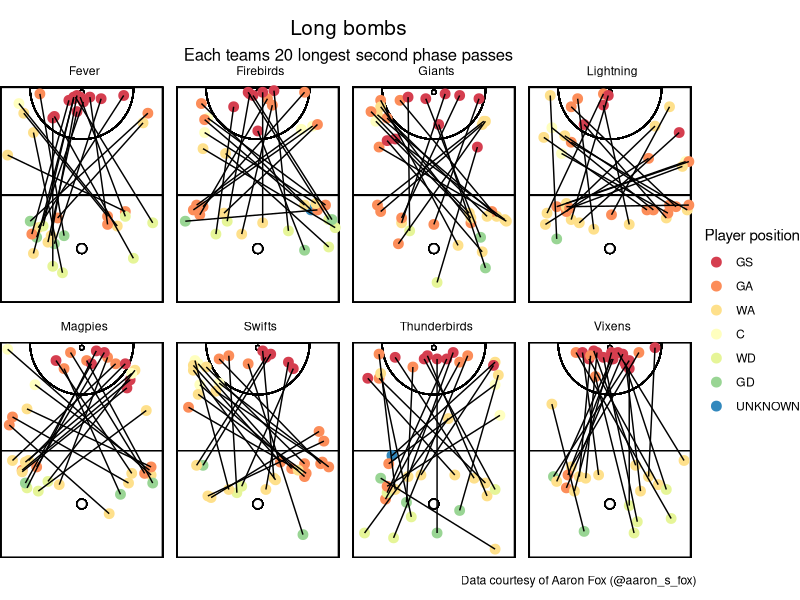
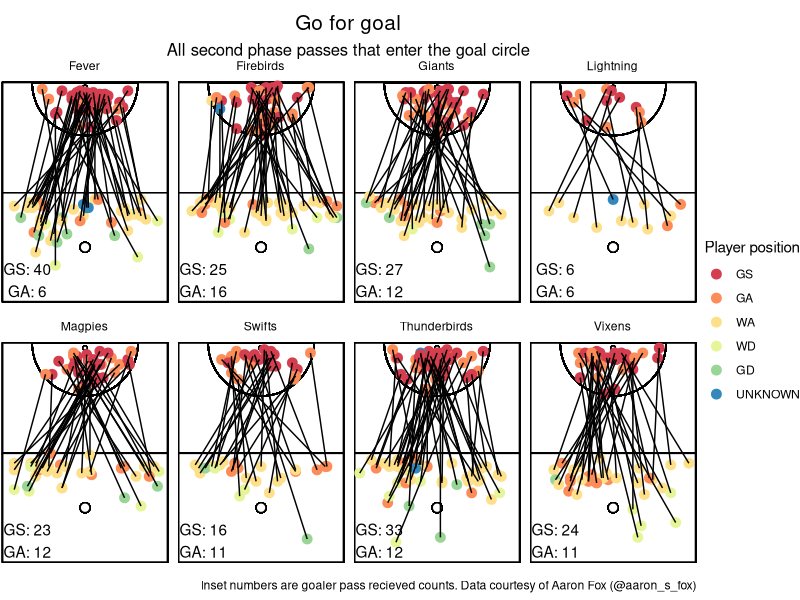
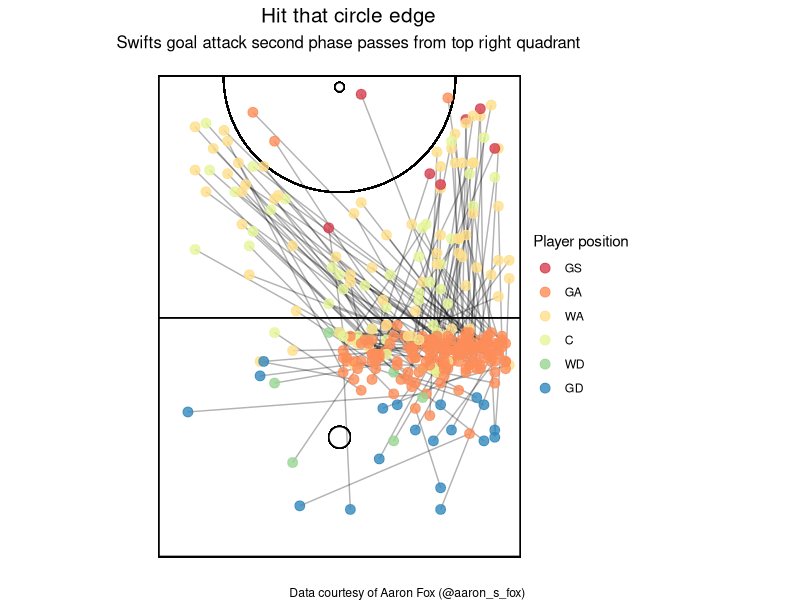

Generate these figures, in order, with R:
# Plot code

# Load Libraries
library(here)
library(tidyverse)
library(ggridges)
library(ggforce)

# Helper functions
calc_dist <- function(x0,x1,y0,y1){
  
  # Convert to meters
  # 200 units / 30.5 meters length of netball court
  x0 = x0 * 0.1525
  x1 = x1 * 0.1525
  y0 = y0 * 0.1525
  y1 = y1 * 0.1525
  
  # Pythagorous theorem to calculate straight line distance
  pass_dist = sqrt((x1-x0)^2 + (y1 - y0)^2)
  return(sqrt((x1-x0)^2 + (y1 - y0)^2))
}

# Add netball ggplot elements
add_forward_third <- function() geom_rect(xmin = 0,xmax = 100,ymin = 133,ymax = 200,fill = "white",col = "black")
add_centre_third <- function() geom_rect(xmin = 0,xmax = 100,ymin = 67,ymax = 133,fill = "white",col = "black")
add_forward_goal_circle <- function() geom_arc_bar(aes(x0 = 50,y0 = 200,r0 = 0, r = 4.9/0.1525,start = pi/2,end = 3/2*pi), inherit.aes = F)
add_centre_circle <- function() geom_circle(aes(x0 = 50, y0 = 100,r = 0.45/0.1525),col = "black",fill = "white",inherit.aes = F)
add_forward_ring <- function() geom_circle(aes(x0 = 50, y0 = 197,r = 0.19/0.1525),col = "black",fill = "white",inherit.aes = F)

# Load data

first_two_passes <- read_csv(here('datasets/vol2/askAndYouShallReceive.csv')) %>% 
  mutate(
    # Calculate pass length
    first_pass_len = calc_dist(50, centrePassX, 100, centrePassY),
    second_pass_len = calc_dist(centrePassX, secondPhaseX, centrePassY, secondPhaseY),
    # Determine if point in the goal circle (x1 - centre GC)^2 + (y1 - centre GC) < r^2
    in_circle = (secondPhaseX - 50)^2 + (secondPhaseY - 200)^2 < (4.9/0.1525)^2,
    # Order positions for plot legend
    centrePassRec = factor(centrePassRec,level = c("GS","GA","WA","C","WD","GD","GK","S","UNKNOWN"),ordered = T),
    secondPhaseRec = factor(secondPhaseRec,level = c("GS","GA","WA","C","WD","GD","GK","S","UNKNOWN"),ordered = T))

# Each team's 10 longest passes
first_two_passes %>% 
  filter(!is.na(secondPhaseX)) %>% 
  group_by(teamName) %>% 
  arrange(teamName,-second_pass_len) %>% 
  slice(1:20) %>%
  mutate(id = as.character(1:n())) %>% 
  ungroup() %>% 
  pivot_longer(cols = c(centrePassX,centrePassY,secondPhaseX,secondPhaseY),names_to = c("phase","dimension"),names_pattern = "(.*)(.$)") %>% 
  pivot_wider(names_from = dimension,values_from = value) %>% 
  mutate(position = if_else(phase == "centrePass",centrePassRec,secondPhaseRec)) %>% 
  ggplot(aes(x = X,y = Y,group = id)) +
  add_forward_third() +
  add_centre_third() +
  add_forward_goal_circle() +
  add_forward_ring() +
  add_centre_circle() +
  geom_point(aes(col = position),size = 3) +
  scale_color_brewer(palette = "Spectral") +
  geom_line() +
  coord_fixed(ylim = c(67,200)) +
  theme_void() +
  facet_wrap(~teamName,nrow = 2) +
  labs(title = "Long bombs",
       subtitle = "Each teams 20 longest second phase passes",
       caption = "Data courtesy of Aaron Fox (@aaron_s_fox)",
       colour = "Player position") +
  theme(plot.title = element_text(hjust = 0.5, size = 15),
        plot.subtitle = element_text(hjust = 0.5,size = 12))



# Passes to goal circle on second pass
## Create labels for plot
goals_in_second <- first_two_passes %>%
  filter(in_circle) %>% 
  count(teamName,secondPhaseRec) %>% 
  filter(secondPhaseRec %in% c("GA","GS")) %>% 
  arrange(teamName,secondPhaseRec) %>% 
  group_by(teamName) %>% 
  summarise(lab = paste(secondPhaseRec,n,sep = ": ",collapse = "\n"))

first_two_passes %>% 
  # Filter for only passes that end up in the goal circle
  filter(in_circle) %>% 
  # Add pass event ID
  mutate(id = as.character(1:n())) %>% 
  pivot_longer(cols = c(centrePassX,centrePassY,secondPhaseX,secondPhaseY),names_to = c("phase","dimension"),names_pattern = "(.*)(.$)") %>% 
  pivot_wider(names_from = dimension,values_from = value) %>% 
  mutate(position = if_else(phase == "centrePass",centrePassRec,secondPhaseRec)) %>% 
  ggplot(aes(x = X,y = Y,group = id)) +
  add_forward_third() +
  add_centre_third() +
  add_forward_goal_circle() +
  add_forward_ring() +
  add_centre_circle() +
  geom_point(aes(col = position),size = 3) +
  scale_color_brewer(palette = "Spectral") +
  geom_line() +
  geom_text(data = goals_in_second, aes(x = 15,y = 80,label = lab),inherit.aes = F) +
  coord_fixed(ylim = c(67,200)) +
  theme_void() +
  facet_wrap(~teamName,nrow = 2) +
  labs(title = "Go for goal",
       subtitle = "All second phase passes that enter the goal circle",
       caption = "Inset numbers are goaler pass recieved counts. Data courtesy of Aaron Fox (@aaron_s_fox)",
       colour = "Player position") +
  theme(plot.title = element_text(hjust = 0.5,size = 15),
        plot.subtitle = element_text(hjust = 0.5,size = 12))


# Swifts exploratory plot

first_two_passes %>% 
  filter(centrePassRec != "UNKNOWN",!is.na(secondPhaseX)) %>% 
  mutate(quadrant = case_when(
    centrePassX <= 50 & centrePassY <= 100 ~ "BL",
    centrePassX > 50 & centrePassY <= 100 ~ "BR",
    centrePassX <= 50 & centrePassY > 100 ~ "TL",
    centrePassX > 50 & centrePassY > 100 ~ "TR",
    TRUE ~ "Error"
  ),
  id = as.character(1:n())) %>% 
  filter(teamName == "Swifts",quadrant == "TR",centrePassRec == "GA") %>% 
  pivot_longer(cols = c(centrePassX,centrePassY,secondPhaseX,secondPhaseY),
               names_to = c("phase","dimension"),
               names_pattern = "(.*)(.$)") %>% 
  pivot_wider(names_from = dimension,values_from = value) %>%
  mutate(position = if_else(phase == "centrePass",centrePassRec,secondPhaseRec)) %>% 
  ggplot(aes(x = X,y = Y,group = id)) +
  add_forward_third() +
  add_centre_third() +
  add_forward_goal_circle() +
  add_forward_ring() +
  add_centre_circle() +
  geom_line(alpha = 0.3) +
  geom_point(aes(col = position),size = 3, alpha = 0.8) +
  scale_color_brewer(palette = "Spectral") +
  coord_fixed(ylim = c(67,200),clip = "off") +
  theme_void() +
  labs(title = "Hit that circle edge",
       subtitle = "Swifts goal attack second phase passes from top right quadrant",
       caption = "Data courtesy of Aaron Fox (@aaron_s_fox)",
       colour = "Player position") +
  theme(plot.title = element_text(hjust = 0.5,size = 15),
        plot.subtitle = element_text(hjust = 0.5,size = 12),
        plot.caption = element_text(hjust = 1))
